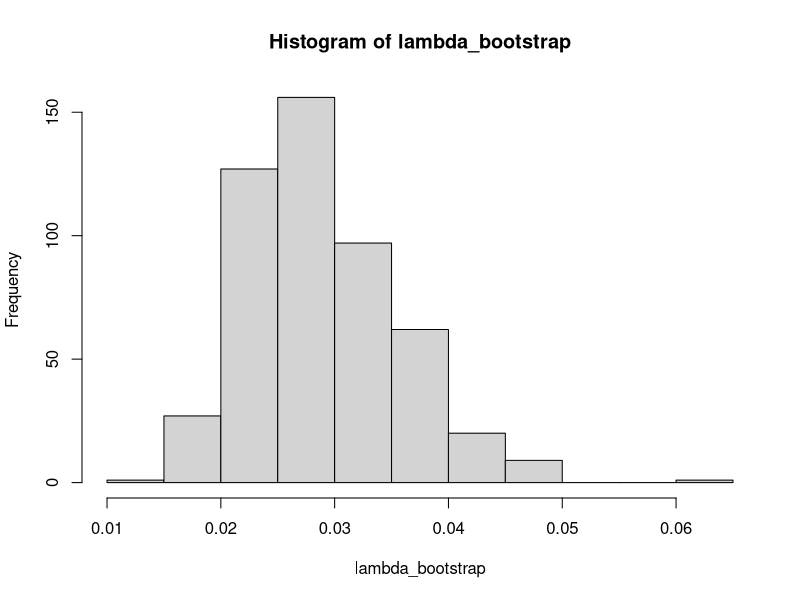
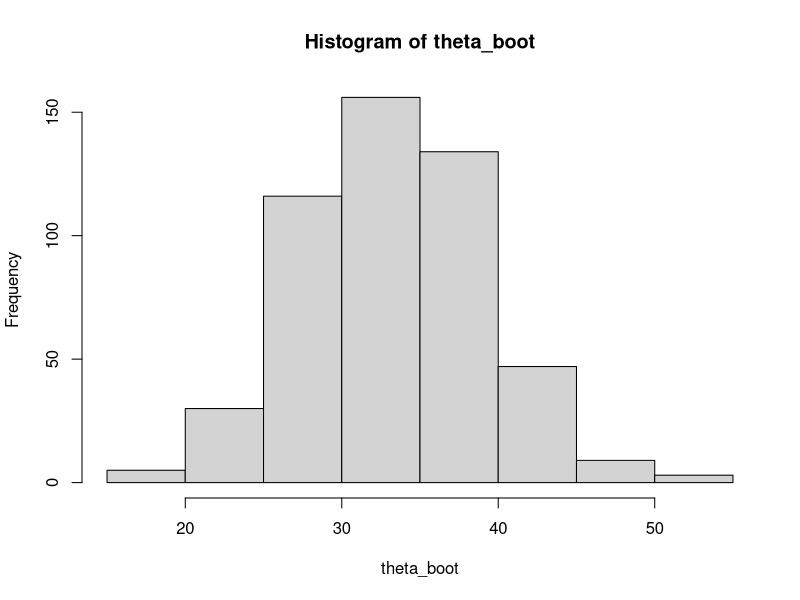

The R source for these figures, in order:
#Bootstrap confidence intervals:

#A.  If you know the distribution from where the sample was taken:  Suppose #X1, ..., Xn from exponential with parameter lambda.
data <- c(11.96, 5.03, 67.40, 16.07, 31.50, 7.73, 11.10, 22.38, 17.99,   36.72, 12.73, 33.81, 10.99,  72.70, 89.55, 48.96, 3.06, 30.33, 80.43,   56.14)

n <- length(data)
mean(data)
#Estimate of lambda:
lambda_hat <- 1/mean(data)

#Now we draw many samples of size n from an exponential distribution with #parameter lambda_hat:

x <- rexp(n, lambda_hat)
lambda_hat <- 1/mean(x)
lambda_hat

#Here is another one:
x <- rexp(n, lambda_hat)
lambda_hat <- 1/mean(x)
lambda_hat

#Repeat the procedure B=500 times (in other words, get 500 samples each one #of size n=20 and compute the sample mean):
B=500
xbar <- rep(0,B)
for(i in 1:B){
    x <- rexp(n, lambda_hat)
    xbar[i] = mean(x)
             }
xbar

#Therefore:
lambda_bootstrap <- 1/xbar

lambda_bootstrap

hist(lambda_bootstrap)

#We need a 95% CI for lambda:  find the 2.5 percentile and 97.5 percentile #of the distribution of lambda_hat:

quantile(lambda_bootstrap, c(0.025, 0.975))






#B. If you don't know the distribution from where the sample was taken.  #Then treat your data as the population and take many samples of size n with #replacement:

data <- c(11.96, 5.03, 67.40, 16.07, 31.50, 7.73, 11.10, 22.38, 17.99,   36.72, 12.73, 33.81, 10.99,  72.70, 89.55, 48.96, 3.06, 30.33, 80.43,   56.14)

x <- sample(data, replace=TRUE)
theta_hat <- mean(x) 
theta_hat

#Do this many times:
B=500
theta_boot <- rep(0,B)
for(i in 1:B){
    x <- sample(data, replace=TRUE)
    theta_boot[i] = mean(x)
             }

theta_boot


hist(theta_boot)


quantile(theta_boot, c(0.025, 0.975))
